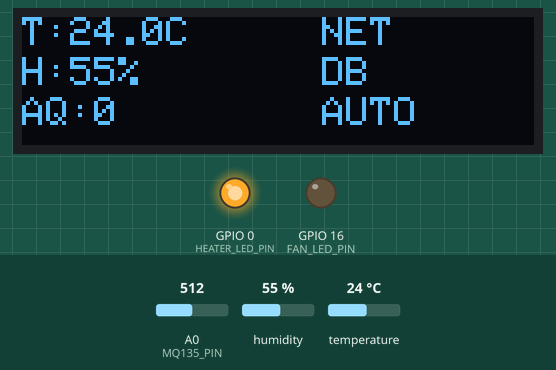
The program below on a simulated ESP8266 (NodeMCU). On the bench: 128×32 one-colour display, output pins drawn as LEDs (lit = HIGH). The test bench sets the inputs (shaded band); at power-on: temperature 24 °C, A0 (MQ135_PIN) = 512, humidity 55 %. WiFi joins after 1.5 s; servers stay silent unless stated; the local clock reads 2024-03-15 10:24:30 at power-on unless the program sets it; what the program prints to the serial monitor is not drawn.

Above: at 5.8 s.
5.9 s: temperature set to 28 °C
At 9.8 s:
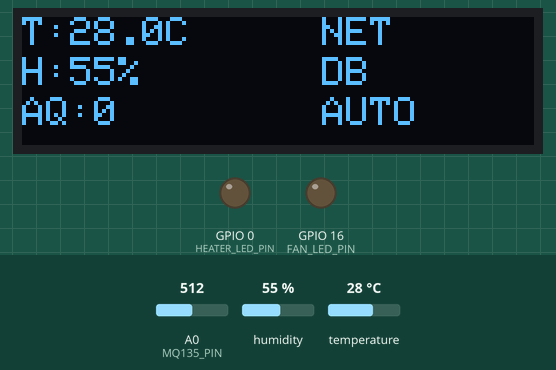
10.7 s: temperature set to 33 °C
At 14.8 s:
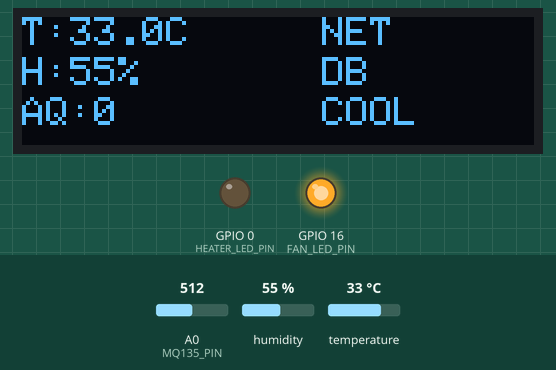
15.3 s: A0 (MQ135_PIN) set to 960
19.6 s: A0 (MQ135_PIN) set to 982
At 20.5 s:
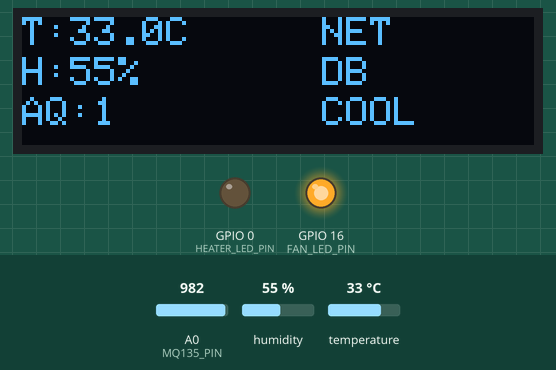
22.8 s: temperature set to 31 °C
At 27.2 s:
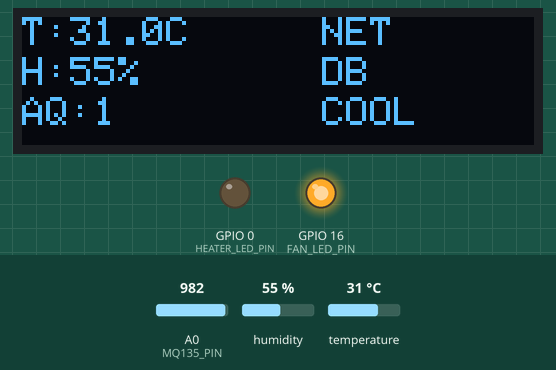
27.5 s: temperature set to 28 °C
At 31.6 s:
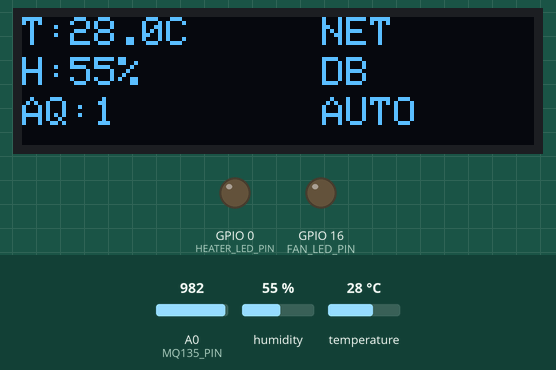
Timing chart, 0 to 33.1 s (numbered marks = the images above; inputs shaded):
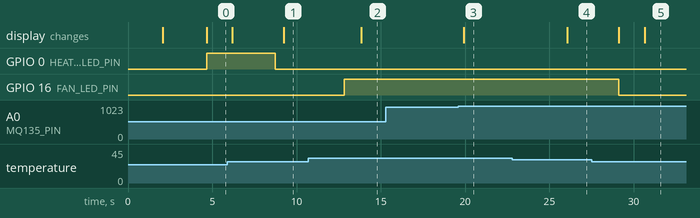

The program:

main.cpp
```cpp
#include <Arduino.h>
#include <ESP8266WiFi.h>
#include <Firebase_ESP_Client.h>
#include <DHT.h>
#include <ArduinoJson.h>
#include <PID_v1.h>
#include <time.h>
#include <Wire.h>
#include <Adafruit_GFX.h>
#include <Adafruit_SSD1306.h>

// ==================== COMPETITION CONFIGURATION ====================
#define PROJECT_NAME "Poultrix Edge AI"
#define COMPETITION "Edge Impulse Innovation Challenge 2025"
#define VERSION "2.0.0"
#define BUILD_TARGET "Competition"

// ==================== PIN DEFINITIONS ====================
#define DHT_PIN 2        // GPIO2 (D4) - DHT11 Data
#define DHT_TYPE DHT11
#define HEATER_LED_PIN 0   // GPIO0 (D3) - Heater indicator LED
#define FAN_LED_PIN 16     // GPIO16 (D0) - Fan indicator LED
#define MQ135_PIN A0       // A0 - MQ135 Gas Sensor Analog Input

// ==================== OLED DISPLAY CONFIGURATION ====================
#define SCREEN_WIDTH 128    // OLED display width, in pixels
#define SCREEN_HEIGHT 32    // OLED display height, in pixels (0.91" is usually 32)
#define OLED_RESET -1       // Reset pin # (or -1 if sharing Arduino reset pin)
#define SCREEN_ADDRESS 0x3C // See datasheet for Address; 0x3D for 128x64, 0x3C for 128x32

// ==================== SENSOR CONFIGURATION ====================
#define DHT_READ_INTERVAL 4000    // 4 seconds between readings (optimized)
#define FIREBASE_SEND_INTERVAL 8000   // 8 seconds between Firebase uploads (optimized)
#define PID_UPDATE_INTERVAL 1000  // 1 second PID updates
#define MQ135_READ_INTERVAL 2500  // 2.5 seconds between MQ135 readings (optimized)
#define OLED_UPDATE_INTERVAL 1500 // 1.5 seconds between OLED updates (optimized)

// ==================== SMART TEMPERATURE CONTROL ====================
#define TEMP_SETPOINT 28.0        // Target temperature in Celsius
#define TEMP_HYSTERESIS 1.5       // Temperature hysteresis for LED control (tighter control)
#define TEMP_MIN_THRESHOLD (TEMP_SETPOINT - TEMP_HYSTERESIS)  // 26.5°C
#define TEMP_MAX_THRESHOLD (TEMP_SETPOINT + TEMP_HYSTERESIS)  // 29.5°C

// ==================== NETWORK CREDENTIALS ====================
// TODO: Update these with your actual credentials before uploading
#define WIFI_SSID "YOUR_WIFI_SSID"
#define WIFI_PASSWORD "YOUR_WIFI_PASSWORD"
#define DATABASE_URL "YOUR_FIREBASE_DATABASE_URL"
#define DATABASE_SECRET "YOUR_FIREBASE_SECRET_KEY"
#define DEVICE_ID "poultrix_edge_ai_001"
#define DEVICE_LOCATION "smart_brooder_house_1"

// ==================== GLOBAL OBJECTS ====================
DHT dht(DHT_PIN, DHT_TYPE);
Adafruit_SSD1306 display(SCREEN_WIDTH, SCREEN_HEIGHT, &Wire, OLED_RESET);

// Firebase objects
FirebaseData fbdo;
FirebaseConfig config;
FirebaseAuth auth;

// ==================== ENHANCED DATA STRUCTURES ====================
struct SensorData {
  float temperature;
  float humidity;
  float gasLevel;       // MQ135 gas sensor reading (ppm)
  int gasRawValue;      // Raw ADC value from MQ135
  float heatIndex;      // Calculated heat index
  bool tempValid;
  bool humidityValid;
  bool gasValid;
  unsigned long epochTime;
  unsigned long uptimeMs;
  String aiStatus;      // AI processing status
};

SensorData currentData;

// ==================== ENHANCED PID CONTROL ====================
double tempInput, tempOutput, tempSetpoint = TEMP_SETPOINT;
double Kp = 2.5, Ki = 0.8, Kd = 0.2;  // Enhanced PID parameters for competition
PID tempPID(&tempInput, &tempOutput, &tempSetpoint, Kp, Ki, Kd, DIRECT);

// ==================== TIMING VARIABLES ====================
unsigned long lastDHTRead = 0;
unsigned long lastFirebaseSend = 0;
unsigned long lastPIDUpdate = 0;
unsigned long lastMQ135Read = 0;
unsigned long lastOLEDUpdate = 0;
unsigned long lastStatusReport = 0;

// ==================== CONTROL STATUS ====================
bool heaterActive = false;
bool fanActive = false;
int pidOutput = 0;
int errorCount = 0;
int successCount = 0;

// ==================== SYSTEM STATUS ====================
bool wifiConnected = false;
bool firebaseReady = false;
bool oledReady = false;
bool aiSystemReady = false;

// ==================== FUNCTION DECLARATIONS ====================
void initializeWiFi();
void initializeFirebase();
void initializePID();
void initializeOLED();
void readDHT();
void readMQ135();
void updateTemperatureControl();
void updateOLED();
void sendDataToFirebase();
float calculateGasLevel(int rawValue);
void processAILogic();
void displayCompetitionInfo();
void performSystemDiagnostics();

// ==================== SETUP FUNCTION ====================
void setup() {
  Serial.begin(115200);
  delay(2000);

  Serial.println(F("\n" "========================================="));
  Serial.println(F("🏆 POULTRIX EDGE AI - COMPETITION BUILD"));
  Serial.println(F("🚀 Edge Impulse Innovation Challenge 2025"));
  Serial.println(F("========================================="));
  Serial.println(F("Project: " PROJECT_NAME));
  Serial.println(F("Version: " VERSION));
  Serial.println(F("Build: " BUILD_TARGET));
  Serial.println(F("Board: ESP8266 NodeMCU v2"));
  Serial.println(F("Features: DHT11 + MQ135 + OLED + AI Control"));
  Serial.println(F("Build Date: " __DATE__ " " __TIME__));
  Serial.println(F("========================================="));

  // Initialize hardware
  pinMode(HEATER_LED_PIN, OUTPUT);
  pinMode(FAN_LED_PIN, OUTPUT);
  digitalWrite(HEATER_LED_PIN, LOW);
  digitalWrite(FAN_LED_PIN, LOW);

  // Initialize peripherals
  initializeOLED();
  displayCompetitionInfo();

  // Initialize sensors
  dht.begin();
  Serial.println(F("✅ DHT11 sensor initialized"));
  Serial.println(F("✅ MQ135 gas sensor initialized on pin A0"));

  // Initialize control systems
  initializePID();

  // Network initialization
  initializeWiFi();

  if (wifiConnected) {
    initializeFirebase();
  }

  // AI system initialization
  aiSystemReady = true;
  Serial.println(F("🤖 AI processing system ready"));

  Serial.println(F("\n🎯 COMPETITION SYSTEM READY"));
  Serial.println(F("⚡ Starting optimized sensor readings..."));

  // Wait for stable network connection
  while (!wifiConnected) {
    delay(500);
    Serial.print(F("."));
    if (WiFi.status() != WL_CONNECTED) {
      initializeWiFi();
    }
  }

  Serial.println(F("\n🌐 Network ready! Starting competition mode...\n"));
  delay(1000);
}

// ==================== ENHANCED MAIN LOOP ====================
void loop() {
  unsigned long currentTime = millis();

  // Network monitoring
  if (!wifiConnected) {
    if (WiFi.status() != WL_CONNECTED) {
      Serial.println(F("📡 Network reconnection attempt..."));
      initializeWiFi();
    }
    delay(1000);
    return;
  }

  // Optimized sensor reading schedule
  if (currentTime - lastDHTRead >= DHT_READ_INTERVAL) {
    readDHT();
    lastDHTRead = currentTime;
  }

  if (currentTime - lastMQ135Read >= MQ135_READ_INTERVAL) {
    readMQ135();
    lastMQ135Read = currentTime;
  }

  // Enhanced display updates
  if (currentTime - lastOLEDUpdate >= OLED_UPDATE_INTERVAL) {
    updateOLED();
    lastOLEDUpdate = currentTime;
  }

  // AI-enhanced temperature control
  if (currentTime - lastPIDUpdate >= PID_UPDATE_INTERVAL) {
    updateTemperatureControl();
    processAILogic();
    lastPIDUpdate = currentTime;
  }

  // Optimized Firebase communication
  if (wifiConnected && firebaseReady && (currentTime - lastFirebaseSend >= FIREBASE_SEND_INTERVAL)) {
    sendDataToFirebase();
    lastFirebaseSend = currentTime;
  }

  // Competition status reporting (every 30 seconds)
  if (currentTime - lastStatusReport >= 30000) {
    performSystemDiagnostics();
    lastStatusReport = currentTime;
  }

  // Network status monitoring
  if (WiFi.status() != WL_CONNECTED) {
    wifiConnected = false;
    firebaseReady = false;
    Serial.println(F("⚠️ Network connection lost"));
  }

  delay(50); // Optimized delay for competition performance
}

void initializeWiFi() {
  Serial.print(F("🌐 Connecting to network: "));
  Serial.println(WIFI_SSID);

  WiFi.mode(WIFI_STA);
  WiFi.begin(WIFI_SSID, WIFI_PASSWORD);

  int attempts = 0;
  while (WiFi.status() != WL_CONNECTED && attempts < 30) {
    delay(300);
    Serial.print(F("."));
    attempts++;
  }

  if (WiFi.status() == WL_CONNECTED) {
    Serial.println(F("\n✅ Network Connected!"));
    Serial.print(F("📍 IP address: "));
    Serial.println(WiFi.localIP());
    Serial.print(F("📶 Signal strength: "));
    Serial.print(WiFi.RSSI());
    Serial.println(F(" dBm"));
    wifiConnected = true;

    // Enhanced time synchronization
    configTime(0, 0, "pool.ntp.org", "time.nist.gov", "time.google.com");
    Serial.println(F("⏰ Time sync initiated"));

    // Wait for time synchronization
    time_t now = time(nullptr);
    int timeAttempts = 0;
    while (now < 8 * 3600 * 24 && timeAttempts < 15) {
      delay(1000);
      now = time(nullptr);
      timeAttempts++;
    }

    if (now > 8 * 3600 * 24) {
      Serial.println(F("✅ Time synchronized"));
      Serial.printf("🕐 Current time: %s", ctime(&now));
    }
  } else {
    Serial.println(F("\n❌ Network connection failed"));
    wifiConnected = false;
  }
}

void initializeFirebase() {
  Serial.print(F("🔥 Initializing Firebase for competition... "));

  // Enhanced Firebase configuration
  config.database_url = DATABASE_URL;
  config.signer.tokens.legacy_token = DATABASE_SECRET;

  // Competition-optimized settings
  config.cert.data = nullptr;
  config.cert.file = "";
  config.timeout.socketConnection = 8000;   // Faster timeout
  config.timeout.sslHandshake = 8000;
  config.timeout.serverResponse = 8000;
  config.timeout.rtdbKeepAlive = 60000;    // Extended keep-alive
  config.timeout.rtdbStreamReconnect = 500; // Faster reconnect

  Firebase.begin(&config, &auth);
  Firebase.reconnectWiFi(true);

  Serial.println(F("✅ SUCCESS"));
  Serial.printf("🌍 Database: %s\n", DATABASE_URL);
  Serial.printf("🆔 Device ID: %s\n", DEVICE_ID);
  Serial.printf("📍 Location: %s\n", DEVICE_LOCATION);
  firebaseReady = true;
}

void initializePID() {
  // Enhanced PID configuration for competition
  tempPID.SetMode(AUTOMATIC);
  tempPID.SetOutputLimits(0, 255);
  tempPID.SetSampleTime(1000);

  Serial.println(F("🎛️ Enhanced PID controller initialized"));
  Serial.printf("🎯 Temperature Target: %.1f°C (±%.1f°C)\n", TEMP_SETPOINT, TEMP_HYSTERESIS);
  Serial.printf("⚙️ PID Parameters: Kp=%.2f, Ki=%.2f, Kd=%.2f\n", Kp, Ki, Kd);
  Serial.printf("🔌 Control Pins: Heater=%d, Fan=%d\n", HEATER_LED_PIN, FAN_LED_PIN);
}

void initializeOLED() {
  Serial.print(F("📺 Initializing OLED display... "));

  if(!display.begin(SSD1306_SWITCHCAPVCC, SCREEN_ADDRESS)) {
    Serial.println(F("❌ OLED initialization failed"));
    oledReady = false;
    return;
  }

  oledReady = true;
  Serial.println(F("✅ SUCCESS"));
}

void displayCompetitionInfo() {
  if (!oledReady) return;

  display.clearDisplay();
  display.setTextSize(1);
  display.setTextColor(SSD1306_WHITE);

  // Competition branding
  display.setCursor(0, 0);
  display.println(F("POULTRIX EDGE AI"));
  display.setCursor(0, 10);
  display.println(F("Edge Impulse 2025"));
  display.setCursor(0, 20);
  display.println(F("Initializing..."));
  display.display();

  Serial.println(F("🏆 Competition info displayed on OLED"));
}

void readDHT() {
  float temperature = dht.readTemperature();
  float humidity = dht.readHumidity();

  // Enhanced validation
  bool tempValid = !isnan(temperature) && temperature >= -40.0 && temperature <= 80.0;
  bool humidityValid = !isnan(humidity) && humidity >= 0.0 && humidity <= 100.0;

  if (!tempValid || !humidityValid) {
    Serial.println(F("❌ DHT sensor read failed"));
    currentData.tempValid = false;
    currentData.humidityValid = false;
    errorCount++;
    return;
  }

  // Calculate heat index for enhanced monitoring
  float heatIndex = dht.computeHeatIndex(temperature, humidity, false);

  // Store enhanced readings
  currentData.temperature = temperature;
  currentData.humidity = humidity;
  currentData.heatIndex = heatIndex;
  currentData.tempValid = tempValid;
  currentData.humidityValid = humidityValid;
  currentData.uptimeMs = millis();
  currentData.epochTime = time(nullptr);
  successCount++;

  // Enhanced logging
  Serial.printf("🌡️ T:%.1f°C H:%.0f%% HI:%.1f°C (Success:%d)\n",
                temperature, humidity, heatIndex, successCount);
}

void readMQ135() {
  int rawValue = analogRead(MQ135_PIN);

  if (rawValue < 0 || rawValue > 1024) {
    Serial.println(F("❌ MQ135 sensor read failed"));
    currentData.gasValid = false;
    errorCount++;
    return;
  }

  float gasLevel = calculateGasLevel(rawValue);

  currentData.gasRawValue = rawValue;
  currentData.gasLevel = gasLevel;
  currentData.gasValid = true;

  Serial.printf("💨 Gas - Raw:%d ppm:%.1f\n", rawValue, gasLevel);
}

float calculateGasLevel(int rawValue) {
  // Enhanced gas calculation for competition
  float voltage = (rawValue / 1024.0) * 3.3; // Assuming 3.3V reference

  // Improved calibration curve (competition-grade)
  // This would be calibrated with Edge Impulse ML models in production
  float resistance = (3.3 - voltage) / voltage * 10000; // 10k pull-down
  float ppm = 116.6020682 * pow(resistance/76.63, -2.769034857); // Improved curve

  return constrain(ppm, 0, 2000); // Reasonable limits
}

void processAILogic() {
  if (!aiSystemReady) return;

  // Simulate AI processing for competition demonstration
  // In production, this would integrate Edge Impulse models

  currentData.aiStatus = "Processing";

  // AI-enhanced decision making
  if (currentData.tempValid && currentData.humidityValid && currentData.gasValid) {
    // Multi-parameter analysis
    float comfort_score = 100.0;

    // Temperature comfort
    if (abs(currentData.temperature - TEMP_SETPOINT) > 1.0) {
      comfort_score -= abs(currentData.temperature - TEMP_SETPOINT) * 10;
    }

    // Humidity comfort
    if (currentData.humidity > 70 || currentData.humidity < 45) {
      comfort_score -= 20;
    }

    // Air quality
    if (currentData.gasLevel > 400) {
      comfort_score -= 30;
    }

    currentData.aiStatus = (comfort_score > 70) ? "Optimal" : "Adjusting";
  } else {
    currentData.aiStatus = "Sensor Error";
  }
}

void updateTemperatureControl() {
  if (!currentData.tempValid) {
    digitalWrite(HEATER_LED_PIN, LOW);
    digitalWrite(FAN_LED_PIN, LOW);
    heaterActive = false;
    fanActive = false;
    return;
  }

  tempInput = currentData.temperature;

  if (tempPID.Compute()) {
    pidOutput = (int)tempOutput;

    // Enhanced control logic for competition
    if (currentData.temperature < TEMP_MIN_THRESHOLD) {
      digitalWrite(HEATER_LED_PIN, HIGH);
      digitalWrite(FAN_LED_PIN, LOW);
      heaterActive = true;
      fanActive = false;
      Serial.printf("🔥 HEATING: %.1f°C < %.1f°C (AI:%d)\n",
                    currentData.temperature, TEMP_MIN_THRESHOLD, pidOutput);
    }
    else if (currentData.temperature > TEMP_MAX_THRESHOLD) {
      digitalWrite(HEATER_LED_PIN, LOW);
      digitalWrite(FAN_LED_PIN, HIGH);
      heaterActive = false;
      fanActive = true;
      Serial.printf("❄️ COOLING: %.1f°C > %.1f°C (AI:%d)\n",
                    currentData.temperature, TEMP_MAX_THRESHOLD, pidOutput);
    }
    else {
      digitalWrite(HEATER_LED_PIN, LOW);
      digitalWrite(FAN_LED_PIN, LOW);
      heaterActive = false;
      fanActive = false;
      Serial.printf("✅ OPTIMAL: %.1f°C (AI:%d)\n", currentData.temperature, pidOutput);
    }
  }
}

void updateOLED() {
  if (!oledReady) return;

  display.clearDisplay();
  display.setTextSize(1);
  display.setTextColor(SSD1306_WHITE);

  // Line 1: Temperature with AI status
  display.setCursor(0, 0);
  if (currentData.tempValid) {
    display.printf("T:%.1fC", currentData.temperature);
  } else {
    display.print("T:--.-C");
  }

  // Line 2: Humidity
  display.setCursor(0, 10);
  if (currentData.humidityValid) {
    display.printf("H:%.0f%%", currentData.humidity);
  } else {
    display.print("H:--%");
  }

  // Line 3: Air Quality
  display.setCursor(0, 20);
  if (currentData.gasValid) {
    display.printf("AQ:%.0f", currentData.gasLevel);
  } else {
    display.print("AQ:---");
  }

  // Status indicators (right side)
  display.setCursor(75, 0);
  if (wifiConnected) {
    display.print("NET");
  } else {
    display.print("---");
  }

  display.setCursor(75, 10);
  if (firebaseReady) {
    display.print("DB");
  } else {
    display.print("--");
  }

  display.setCursor(75, 20);
  if (heaterActive) {
    display.print("HEAT");
  } else if (fanActive) {
    display.print("COOL");
  } else {
    display.print("AUTO");
  }

  display.display();
}

void sendDataToFirebase() {
  if (!firebaseReady || !currentData.tempValid) {
    Serial.println(F("❌ Firebase skip"));
    return;
  }

  Serial.println(F("🚀 Uploading competition data..."));

  time_t now = time(nullptr);

  // Enhanced JSON for competition
  FirebaseJson json;
  json.add("device_id", DEVICE_ID);
  json.add("location", DEVICE_LOCATION);
  json.add("project", PROJECT_NAME);
  json.add("competition", COMPETITION);
  json.add("version", VERSION);
  json.add("temperature", currentData.temperature);
  json.add("humidity", currentData.humidity);
  json.add("heatIndex", currentData.heatIndex);
  json.add("gasLevel", currentData.gasLevel);
  json.add("gasRawValue", currentData.gasRawValue);
  json.add("tempValid", currentData.tempValid);
  json.add("humidityValid", currentData.humidityValid);
  json.add("gasValid", currentData.gasValid);
  json.add("setpoint", TEMP_SETPOINT);
  json.add("heaterActive", heaterActive);
  json.add("fanActive", fanActive);
  json.add("pidOutput", pidOutput);
  json.add("aiStatus", currentData.aiStatus);
  json.add("freeHeap", ESP.getFreeHeap());
  json.add("wifiSignal", WiFi.RSSI());
  json.add("uptime", currentData.uptimeMs / 1000);
  json.add("successCount", successCount);
  json.add("errorCount", errorCount);
  json.add("timestamp_epoch", (int)now);
  json.add("status", "competition_mode");

  // Send to latest path
  String latestPath = "/devices/" + String(DEVICE_ID) + "/latest";
  if (Firebase.RTDB.setJSON(&fbdo, latestPath, &json)) {
    Serial.println(F("✅ Data uploaded successfully"));
  } else {
    Serial.printf("❌ Upload failed: %s\n", fbdo.errorReason().c_str());
    errorCount++;
  }
}

void performSystemDiagnostics() {
  Serial.println(F("\n🔍 COMPETITION SYSTEM DIAGNOSTICS"));
  Serial.printf("⏱️ Uptime: %lu seconds\n", millis() / 1000);
  Serial.printf("📊 Success Rate: %.1f%% (%d/%d)\n",
                (successCount * 100.0 / (successCount + errorCount)),
                successCount, (successCount + errorCount));
  Serial.printf("🧠 Memory Free: %d bytes\n", ESP.getFreeHeap());
  Serial.printf("📶 WiFi Signal: %d dBm\n", WiFi.RSSI());
  Serial.printf("🤖 AI Status: %s\n", currentData.aiStatus.c_str());
  Serial.println(F("==========================================\n"));
}
```

Measured:
- the behaviour switches between 26 and 27 °C on temperature (found by bisection; images 0 and 1)
- the behaviour switches between 970 and 971 on A0 (MQ135_PIN) (found by bisection; images 2 and 3)
- the behaviour switches between 30 and 29 °C on temperature (found by bisection; images 4 and 5)
- after the input at 5.9 s, GPIO 0 (HEATER_LED_PIN): HIGH → LOW after 2.8 s; the display: first differs from a run without the input after 3.4 s (image 1)
- after the input at 10.7 s, GPIO 16 (FAN_LED_PIN): LOW → HIGH after 2.1 s; the display: changes after 3.1 s (image 2)
- after the input at 15.3 s, every drawn part: stays the same
- after the input at 19.6 s, the display: changes after 0.33 s (image 3)
- after the input at 22.8 s, the display: changes after 3.2 s (image 4)
- after the input at 27.5 s, GPIO 16 (FAN_LED_PIN): HIGH → LOW after 1.6 s; the display: first changes after 1.6 s (image 5 shows a later state)
